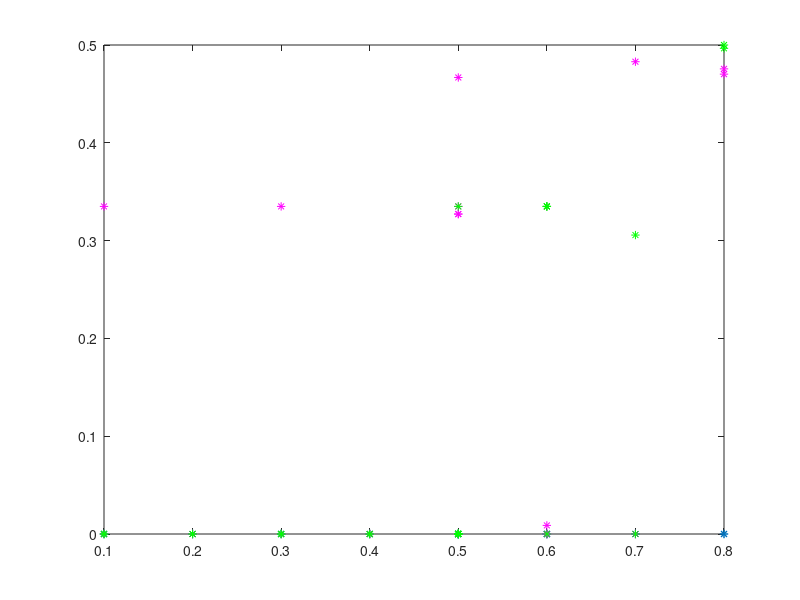

Write the MATLAB code that produced this figure. (Note: this script raises an error after producing the figure.)
% COPYRIGHT © 2025 FAU
% 
% This MATLAB script is the intellectual property of FAU.
% All rights reserved.
% 
% Redistribution and use in source and binary forms, with or without 
% modification, are permitted provided that the following conditions are met:
% 
% 1. Redistributions of source code must retain the above copyright notice, 
%    this list of conditions, and the following disclaimer.
% 2. Redistributions in binary form must reproduce the above copyright notice, 
%    this list of conditions, and the following disclaimer in the documentation 
%    and/or other materials provided with the distribution.
% 3. Neither the name of FAU nor the names of its 
%    contributors may be used to endorse or promote products derived from 
%    this software without specific prior written permission.
% 
% THIS SOFTWARE IS PROVIDED "AS IS" AND ANY EXPRESS OR IMPLIED WARRANTIES, 
% INCLUDING, BUT NOT LIMITED TO, THE IMPLIED WARRANTIES OF MERCHANTABILITY AND 
% FITNESS FOR A PARTICULAR PURPOSE ARE DISCLAIMED. IN NO EVENT SHALL THE 
% COPYRIGHT HOLDER OR CONTRIBUTORS BE LIABLE FOR ANY DIRECT, INDIRECT, INCIDENTAL, 
% SPECIAL, EXEMPLARY, OR CONSEQUENTIAL DAMAGES (INCLUDING, BUT NOT LIMITED TO, 
% PROCUREMENT OF SUBSTITUTE GOODS OR SERVICES; LOSS OF USE, DATA, OR PROFITS; 
% OR BUSINESS INTERRUPTION) HOWEVER CAUSED AND ON ANY THEORY OF LIABILITY, 
% WHETHER IN CONTRACT, STRICT LIABILITY, OR TORT (INCLUDING NEGLIGENCE OR OTHERWISE) 
% ARISING IN ANY WAY OUT OF THE USE OF THIS SOFTWARE, EVEN IF ADVISED OF THE 
% POSSIBILITY OF SUCH DAMAGE.
%
% Author: Kaarmukilan

clc
clear
close all

% Parameters
jamIndex1 = 1:23;  % Constant Jamming Distance
jamIndex2 = 24:31; % Constant Relative Jamming Power

% Jamming Power (W)
jamPower = [0.1 0.3 0.6 0.1 0.3 0.6 0.2 0.2 0.4 0.4 0.5 0.5 0.7 0.7 0.8 0.8 0.6 0.6 repmat(0.5,1,13)];

% Jammind Distance (m)
jamDistance = [repmat(10,1,23) 3 5 7 10 13 16 19 21];

% Load the calculated EVM values

% dB values
load BER_values.mat 

noJam_ber = BER_matrix(:,2);
gauss_ber = BER_matrix(:,3);
sine_ber  = BER_matrix(:,4);

% Plot
y1_value1 = 1e-5;  % EVM threshold for constant Jamming Distance 
y1_value2 = 1e-3;  % EVM threshold for constant Jamming Distance 
y2_value1 = 1e-5;   % EVM threshold for constant Relative Jamming Power
y2_value2 = 1e-3;   % EVM threshold for constant Relative Jamming Power

figure;
plot(jamPower(jamIndex1),noJam_ber(jamIndex1),'*');
hold on;
plot(jamPower(jamIndex1),gauss_ber(jamIndex1),'m*');
hold on;
plot(jamPower(jamIndex1),sine_ber(jamIndex1),'g*');
hold on;
yline(y1_value1, '--r', 'LineWidth', 1.5);  
text(max(jamPower)-0.125, y1_value1, [num2str(y1_value1)], 'VerticalAlignment', 'bottom', 'HorizontalAlignment', 'left', 'FontSize', 11, 'Color','r');
yline(y1_value2, '--r', 'LineWidth', 1.5);  
text(max(jamPower)-0.125, y1_value2, [num2str(y1_value2)], 'VerticalAlignment', 'bottom', 'HorizontalAlignment', 'left', 'FontSize', 11, 'Color','r');
figName = sprintf('Relative Jamming Power vs BER (Constant Jamming Distance: 10m)');
title(figName)
xlabel('Relative Jamming Power')
ylabel('BER')
legend({'NoJam', 'Gauss','Sine'},'Location','northwest');
axis([0 0.8 0 0.025])

figure;
plot(jamDistance(jamIndex2),noJam_ber(jamIndex2),'*');
hold on;
plot(jamDistance(jamIndex2),gauss_ber(jamIndex2),'m*');
hold on;
plot(jamDistance(jamIndex2),sine_ber(jamIndex2),'g*');
hold on;
xticks([1:2:21 22]);
yline(y2_value1, '--r', 'LineWidth', 1.5);  
text(max(jamDistance)-2, y2_value1, [num2str(y2_value1)], 'VerticalAlignment', 'bottom', 'HorizontalAlignment', 'left', 'FontSize', 11, 'Color','r');
yline(y2_value2, '--r', 'LineWidth', 1.5);  
text(max(jamDistance)-2, y2_value2, [num2str(y2_value2)], 'VerticalAlignment', 'bottom', 'HorizontalAlignment', 'left', 'FontSize', 11, 'Color','r');
title('Jamming Distance vs BER (Constant Relative Jamming Power: 0.5W)')
xlabel('Jamming Distance (m)')
ylabel('BER')
legend({'NoJam', 'Gauss','Sine'},'Location','northwest');
axis([0 22 0 0.0034])
